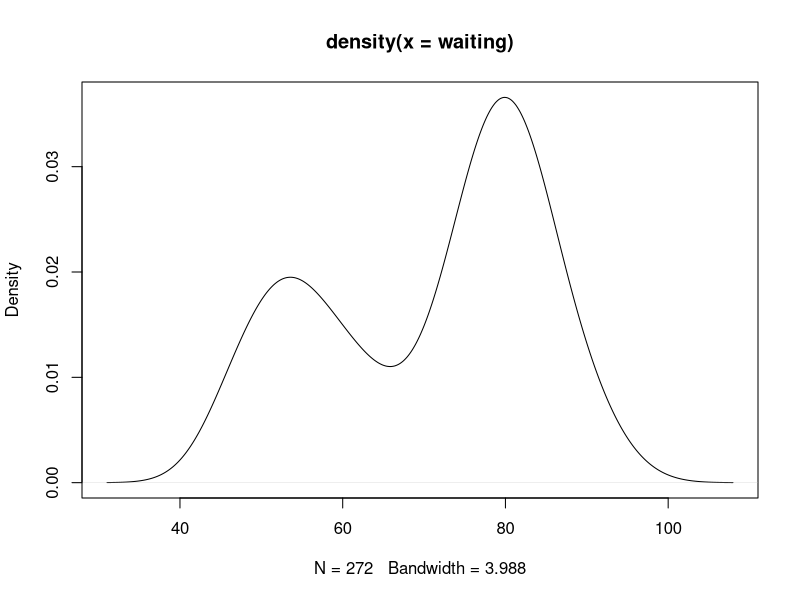
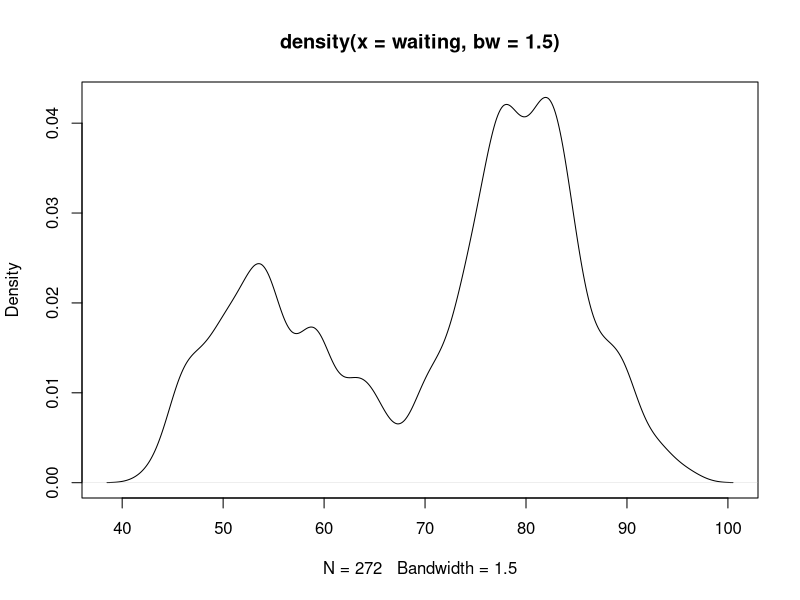
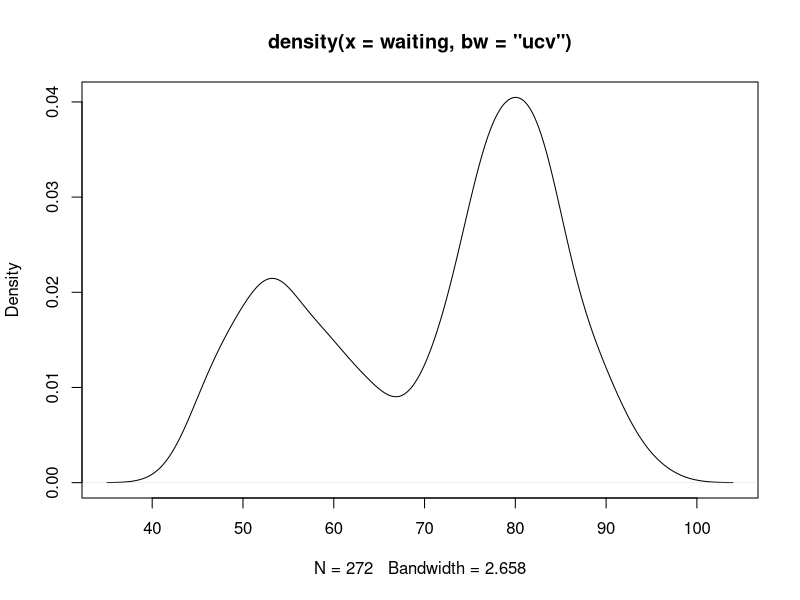

Write the R code that produced these figures, in order.
# This is an example of a Kernel Density Estimate (KDE)
attach(faithful)
d <- density(waiting)
plot(d)

d <- density(waiting,bw=1.5)
plot(d)

d <- density(waiting,bw='ucv') #select cross-validation for bandwith selection
plot(d)

